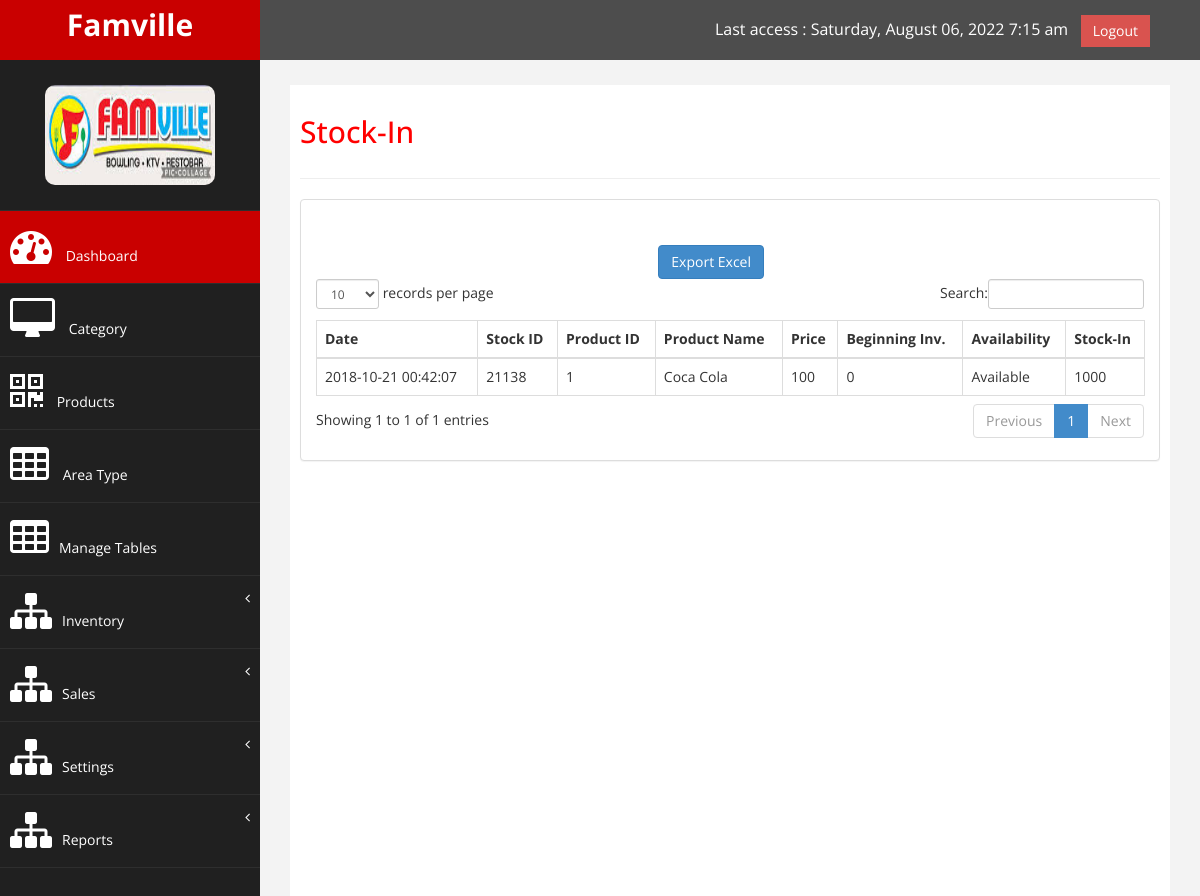
/index_admin.php?page=stock_in, run on the app's committed database.
### tables this page shows
CREATE TABLE `stock` (
  `stock_id` int(11) NOT NULL,
  `stock_num_id` varchar(100) NOT NULL,
  `product_id` int(11) NOT NULL,
  `stocks` int(11) NOT NULL,
  `date_added` timestamp NOT NULL DEFAULT CURRENT_TIMESTAMP ON UPDATE CURRENT_TIMESTAMP,
  `begin_inv` int(11) NOT NULL
);

CREATE TABLE `product` (
  `product_id` int(11) NOT NULL,
  `product_name` varchar(100) NOT NULL,
  `product_description` varchar(100) NOT NULL,
  `quantity` int(11) NOT NULL,
  `price` int(11) NOT NULL,
  `status_type_id` int(11) NOT NULL COMMENT 'Enabled; Disabled',
  `availability` varchar(100) NOT NULL COMMENT 'Available; Not-Available',
  `category_id` int(11) NOT NULL,
  `image` varchar(100) NOT NULL,
  `set_type_id` int(11) NOT NULL,
  `tuple_class_id` int(11) NOT NULL,
  `size_class_id` int(11) NOT NULL,
  `product_num_id` varchar(100) NOT NULL,
  `date_start` varchar(100) NOT NULL,
  `date_end` varchar(100) NOT NULL,
  `date_added` timestamp NOT NULL DEFAULT CURRENT_TIMESTAMP ON UPDATE CURRENT_TIMESTAMP
);

### index_admin.php (called while the page is built, shortened)
<?php
include('admin/header.php');
include('admin/side_bar.php');
if(isset($_GET['page'])){
    $page=$_GET['page'];
}else{
    $page='category';
}
include('admin/'.$page.'.php');
include('admin/footer.php');
?>

### admin/stock_in.php (the view, shortened to what this page needs)
        <div id="page-wrapper" >
            <div id="page-inner">
                <div class="row">
                    <div class="col-md-12">
                     <h2>Stock-In</h2>
                    </div>
                </div>
                 <hr />
            <div class="row">
                <div class="col-md-12">
                    <div class="panel panel-default">
                        <div class="panel-body">
                            <div class="table-responsive">
                                <table class="table table-striped table-bordered table-hover" id="dataTables-example">
                                    <thead>
                                        <tr>
                                            <th>Date</th>
                                            <th>Stock ID</th>
                                            <th>Product ID</th>
                                            <th>Product Name</th>
                                            <th>Price</th>
                                            <th>Beginning Inv.</th>
                                            <th>Availability</th>
                                            <th>Stock-In</th>
                                        </tr>
                                    </thead>
                                    <button type="button" class="btn btn-primary" style="
    float: right;
    margin-top: 30px;
    /* margin-left: 170px; */
    margin-right: 380px;
">Export Excel</button>
                                    <tbody>
                                    <?php
                                    include('config.php');
                                    $sql='SELECT stock.stock_id, stock.stock_num_id, stock.product_id, product.product_num_id, product.product_name, product.price, product.quantity, product.availability, product.status_type_id, status_type.status_type, stock.stocks, stock.date_added, stock.begin_inv
                                        FROM stock
                                        INNER JOIN product
                                        ON product.product_id=stock.product_id
                                        INNER JOIN status_type
                                        ON status_type.status_type_id=product.status_type_id';
                                    $qry=mysqli_query($CON, $sql) or die(mysqli_error($qry));
                                    while($row=mysqli_fetch_array($qry)){
                                        $stock_num_id=$row['stock_num_id'];
                                        $product_name=$row['product_name'];
                                        $price=$row['price'];
                                        $availability=$row['availability'];
                                        $stocks=$row['stocks'];
                                        $product_num_id=$row['product_num_id'];
                                        $date_added=$row['date_added'];
                                        $begin_inv=$row['begin_inv'];
                                    ?>
                                        <tr class="odd gradeX">
                                            <td><?php echo $date_added; ?></td>
                                            <td><?php echo $stock_num_id; ?></td>
                                            <td><?php echo $product_num_id; ?></td>
                                            <td><?php echo $product_name; ?></td>
                                            <td class="center"><?php echo $price; ?></td>
                                            <td class="center"><?php echo $begin_inv; ?></td>
                                            <td class="center"><?php echo $availability; ?></td>
                                            <td class="center"><?php echo $stocks; ?></td>
                                        </tr>
                                    <?php
                                    }
                                    ?>
                                    </tbody>
                                </table>
                            </div>
                        </div>
                    </div>
                </div>
            </div>
        </div>
    </div>
            </div>
</body>
</html>

### assets/css/custom.css (style rules this page uses)
body { font-family: 'Open Sans', sans-serif; }
#page-wrapper { padding: 15px 15px; min-height: 600px; background:#F3F3F3; }
#page-inner { width:100%; margin:10px 20px 10px 0px; background-color:#fff!important; padding:10px; min-height:1200px; }
h2 { color: #f00; }
@media (min-width:768px) { #page-wrapper { margin: 0 0 0 260px; padding: 15px 30px; min-height: 1200px; } }

### data on the page
stock: date_added "2018-10-21 00:42:07", stock_num "21138", product.product_num_id "1", product.product_name "Coca Cola", product.price "100", begin_inv "0", product.availability "Available", stocks "1000"
